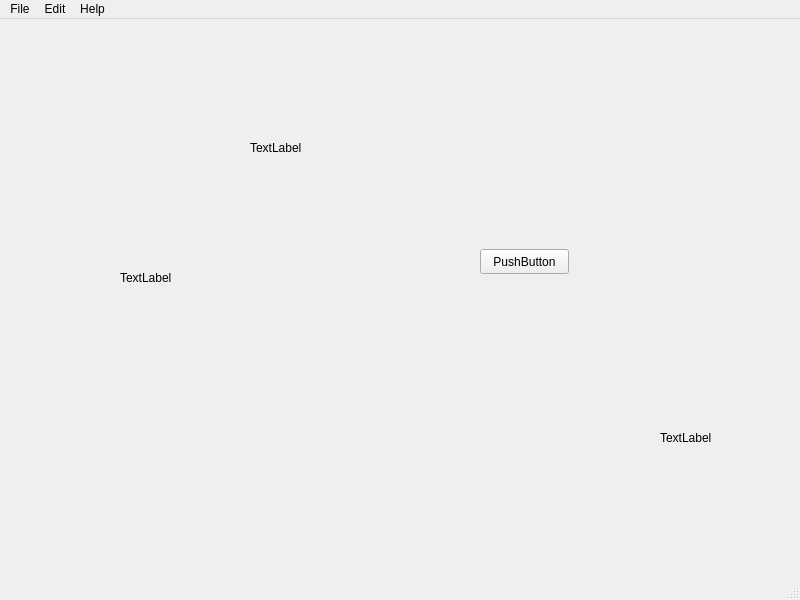
<?xml version="1.0" encoding="UTF-8"?>
<ui version="4.0">
 <class>MainWindow</class>
 <widget class="QMainWindow" name="MainWindow">
  <property name="geometry">
   <rect>
    <x>0</x>
    <y>0</y>
    <width>800</width>
    <height>600</height>
   </rect>
  </property>
  <property name="minimumSize">
   <size>
    <width>800</width>
    <height>600</height>
   </size>
  </property>
  <property name="maximumSize">
   <size>
    <width>800</width>
    <height>600</height>
   </size>
  </property>
  <property name="windowTitle">
   <string>MainWindow</string>
  </property>
  <widget class="QWidget" name="centralwidget">
   <widget class="QLabel" name="label">
    <property name="geometry">
     <rect>
      <x>250</x>
      <y>120</y>
      <width>67</width>
      <height>17</height>
     </rect>
    </property>
    <property name="text">
     <string>TextLabel</string>
    </property>
   </widget>
   <widget class="QLabel" name="label_2">
    <property name="geometry">
     <rect>
      <x>120</x>
      <y>250</y>
      <width>67</width>
      <height>17</height>
     </rect>
    </property>
    <property name="text">
     <string>TextLabel</string>
    </property>
   </widget>
   <widget class="QLabel" name="label_3">
    <property name="geometry">
     <rect>
      <x>660</x>
      <y>410</y>
      <width>67</width>
      <height>17</height>
     </rect>
    </property>
    <property name="text">
     <string>TextLabel</string>
    </property>
   </widget>
   <widget class="QPushButton" name="pushButton">
    <property name="geometry">
     <rect>
      <x>480</x>
      <y>230</y>
      <width>89</width>
      <height>25</height>
     </rect>
    </property>
    <property name="text">
     <string>PushButton</string>
    </property>
   </widget>
  </widget>
  <widget class="QMenuBar" name="menubar">
   <property name="geometry">
    <rect>
     <x>0</x>
     <y>0</y>
     <width>800</width>
     <height>22</height>
    </rect>
   </property>
   <widget class="QMenu" name="menuFile">
    <property name="title">
     <string>File</string>
    </property>
   </widget>
   <widget class="QMenu" name="menuEdit">
    <property name="title">
     <string>Edit</string>
    </property>
   </widget>
   <widget class="QMenu" name="menuHel">
    <property name="title">
     <string>Help</string>
    </property>
   </widget>
   <addaction name="menuFile"/>
   <addaction name="menuEdit"/>
   <addaction name="menuHel"/>
  </widget>
  <widget class="QStatusBar" name="statusbar"/>
 </widget>
 <resources/>
 <connections/>
</ui>
